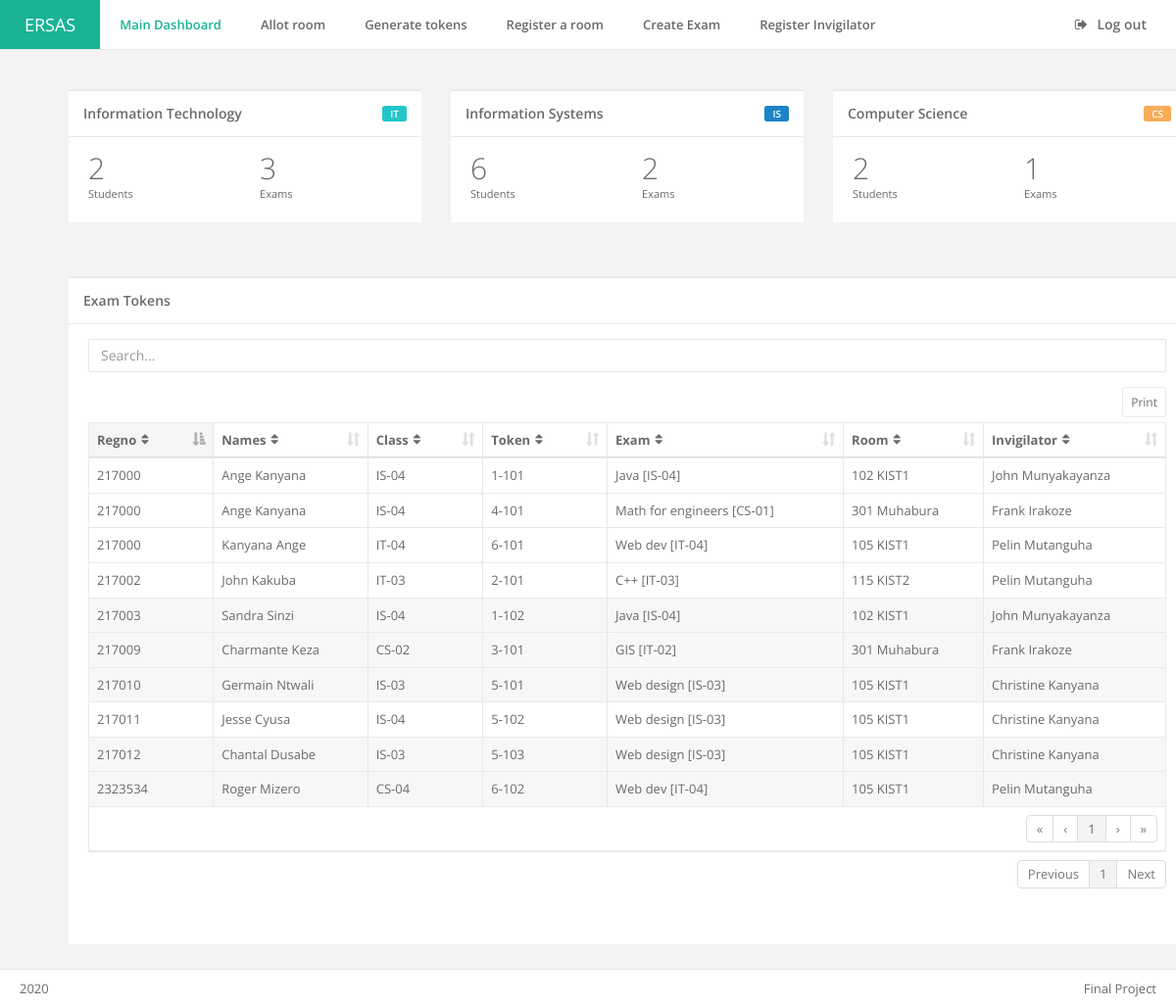
Page /admin (signed in) on the committed database.
### tables this page shows
CREATE TABLE `tbl_student` (
  `stu_id` int(11) NOT NULL,
  `firstname` varchar(255) DEFAULT NULL,
  `lastname` varchar(255) DEFAULT NULL,
  `regno` varchar(255) DEFAULT NULL,
  `dept` varchar(255) DEFAULT NULL,
  `year` varchar(255) DEFAULT NULL,
  `exam` int(255) DEFAULT NULL,
  `token` varchar(255) DEFAULT '0'
);

CREATE TABLE `tbl_exam` (
  `exam_id` int(11) NOT NULL,
  `course` varchar(255) DEFAULT NULL,
  `dept` varchar(255) DEFAULT NULL,
  `year` varchar(255) DEFAULT NULL,
  `edate` date DEFAULT NULL,
  `etime` time DEFAULT NULL
);

CREATE TABLE `tbl_room` (
  `room_id` int(11) NOT NULL,
  `location` varchar(255) DEFAULT NULL,
  `room_no` int(11) DEFAULT NULL,
  `capacity` int(11) DEFAULT NULL
);

CREATE TABLE `tbl_invigilator` (
  `invig_id` int(11) NOT NULL,
  `firstname` varchar(255) DEFAULT NULL,
  `lastname` varchar(255) DEFAULT NULL,
  `dept` varchar(255) DEFAULT NULL
);

### admin.php (the view, shortened to what this page needs)
<?php
include_once 'connection.php';
?>
<!DOCTYPE html>
<html>
<?php include_once 'head.php'; ?>
<body class="top-navigation">
    <div id="wrapper">
        <div id="page-wrapper" class="gray-bg">
            <div class="row border-bottom white-bg">
                <nav class="navbar navbar-static-top" role="navigation">
                    <div class="navbar-header">
                        <a href="admin" class="navbar-brand">ERSAS</a>
                    </div>
                    <div class="navbar-collapse collapse" id="navbar">
                        <ul class="nav navbar-nav">
                            <li class="active">
                                <a aria-expanded="false" role="button" href="admin"> Main Dashboard</a>
                            </li>
                            <li>
                                <a aria-expanded="false" role="button" href="allot_room"> Allot room</a>
                            </li>
                            <li>
                                <a aria-expanded="false" role="button" href="generate_token"> Generate tokens</a>
                            </li>
                            <li>
                                <a aria-expanded="false" role="button" href="register_room"> Register a room</a>
                            </li>
                            <li>
                                <a aria-expanded="false" role="button" href="create_exam"> Create Exam</a>
                            </li>
                            <li>
                                <a aria-expanded="false" role="button" href="register_invig"> Register Invigilator</a>
                            </li>
                        </ul>
                        <ul class="nav navbar-top-links navbar-right">
                            <li>
                                <a href="logout">
                                    <i class="fa fa-sign-out"></i> Log out
                                </a>
                            </li>
                        </ul>
                    </div>
                </nav>
            </div>
            <div class="wrapper wrapper-content">
                <div class="container">
                    <div class="row">
                        <div class="col-lg-4">
                            <div class="ibox float-e-margins">
                                <div class="ibox-title">
                                    <span class="label label-info pull-right">
                                        IT
                                    </span>
                                    <h5>Information Technology</h5>
                                </div>
                                <?php
                                $sql      = "SELECT * FROM tbl_student WHERE dept = 'IT'";
                                if ($sres = mysqli_query($conn, $sql));
                                $stot     = mysqli_num_rows($sres);
                                $sql      = "SELECT * FROM tbl_exam WHERE dept = 'IT'";
                                if ($eres = mysqli_query($conn, $sql));
                                $etot     = mysqli_num_rows($eres);
                                ?>
                                <div class="ibox-content">
                                    <div class="row">
                                        <div class="col-lg-6">
                                            <h1 class="no-margins"><?php echo $stot; ?></h1>
                                            <small>Students</small>
                                        </div>
                                        <div class="col-lg-6">
                                            <h1 class="no-margins"><?php echo $etot; ?></h1>
                                            <small>Exams</small>
                                        </div>
                                    </div>
                                </div>
                            </div>
                        </div>
                        <div class="col-lg-4">
                            <div class="ibox float-e-margins">
                                <div class="ibox-title">
                                    <span class="label label-success pull-right">
                                        IS
                                    </span>
                                    <h5>Information Systems</h5>
                                </div>
                                <?php
                                $sql      = "SELECT * FROM tbl_student WHERE dept = 'IS'";
                                if ($sres = mysqli_query($conn, $sql));
                                $stot     = mysqli_num_rows($sres);
                                $sql      = "SELECT * FROM tbl_exam WHERE dept = 'IS'";
                                if ($eres = mysqli_query($conn, $sql));
                                $etot     = mysqli_num_rows($eres);
                                ?>
                                <div class="ibox-content">
                                    <div class="row">
                                        <div class="col-lg-6">
                                            <h1 class="no-margins"><?php echo $stot; ?></h1>
                                            <small>Students</small>
                                        </div>
                                        <div class="col-lg-6">
                                            <h1 class="no-margins"><?php echo $etot; ?></h1>
                                            <small>Exams</small>
                                        </div>
                                    </div>
                                </div>
                            </div>
                        </div>
                        <div class="col-lg-4">
                            <div class="ibox float-e-margins">
                                <div class="ibox-title">
                                    <span class="label label-warning pull-right">
                                        CS
                                    </span>
                                    <h5>Computer Science</h5>
                                </div>
                                <?php
                                $sql      = "SELECT * FROM tbl_student WHERE dept = 'CS'";
                                if ($sres = mysqli_query($conn, $sql));
                                $stot     = mysqli_num_rows($sres);
                                $sql      = "SELECT * FROM tbl_exam WHERE dept = 'CS'";
                                if ($eres = mysqli_query($conn, $sql));
                                $etot     = mysqli_num_rows($eres);
                                ?>
                                <div class="ibox-content">
                                    <div class="row">
                                        <div class="col-lg-6">
                                            <h1 class="no-margins"><?php echo $stot; ?></h1>
                                            <small>Students</small>
                                        </div>
                                        <div class="col-lg-6">
                                            <h1 class="no-margins"><?php echo $etot; ?></h1>
                                            <small>Exams</small>
                                        </div>
                                    </div>
                                </div>
                            </div>
                        </div>
                    </div>
                    <div class="row m-t-lg">
                        <div class="col-lg-12">
                            <div class="ibox float-e-margins">
                                <div class="ibox-title">
                                    <h5>Exam Tokens</h5>
                                </div>
                                <div class="ibox-content">
                                    <div class="table-responsive">
                                        <input type="text" class="form-control input-md m-b" id="filter" placeholder="Search...">
                                        <table class="footable table table-bordered dataTables-example" data-page-size="10" data-filter=#filter>
                                            <thead>
                                                <tr>
                                                    <th>Regno</th>
                                                    <th>Names</th>
                                                    <th>Class</th>
                                                    <th>Token</th>
                                                    <th>Exam</th>
                                                    <th>Room</th>
                                                    <th>Invigilator</th>
                                                </tr>
                                            </thead>
                                            <tbody>
                                                <?php
                                                $query  = "SELECT * FROM tbl_student WHERE token != 0 ORDER BY exam";
                                                $result = mysqli_query($conn, $query);
                                                while ($row = mysqli_fetch_array($result)) {
                                                    $regno  = $row['regno'];
                                                    $names  = $row['firstname']." ".$row['lastname'];
                                                    $token  = $row['token'];
                                                    $exam   = $row['exam'];
                                                    $class  = $row['dept']."-0".$row['year'];
                                                    $sql1  = "SELECT * FROM tbl_allot WHERE exam = $exam";
                                                    $res1  = mysqli_query($conn, $sql1);
                                                    $row1  = mysqli_fetch_array($res1);
                                                    $room  = $row1['room'];
                                                    $invig = $row1['invig'];
                                                    $tok   = $exam."-".$token
                                                    ?>
                                                    <tr>
                                                        <td><?php echo $regno; ?></td>
                                                        <td><?php echo $names; ?></td>
                                                        <td><?php echo $class; ?></td>
                                                        <td><?php echo $tok; ?></td>
                                                        <td>
                                                            <?php
                                                            $sql  = "SELECT * FROM tbl_exam WHERE exam_id = $exam";
                                                            $res  = mysqli_query($conn, $sql);
                                                            $rows = mysqli_fetch_array($res);
                                                            echo $rows['course']." [".$rows['dept']."-0".$rows['year']."]";
                                                            ?>
                                                        </td>
                                                        <td>
                                                            <?php
                                                            $sql2 = "SELECT * FROM tbl_room WHERE room_id = $room";
                                                            $res2 = mysqli_query($conn, $sql2);
                                                            $row2 = mysqli_fetch_array($res2);
                                                            echo $row2['room_no']." ".$row2['location'];
                                                            ?>
                                                        </td>
                                                        <td>
                                                            <?php
                                                            $sql3 = "SELECT * FROM tbl_invigilator WHERE invig_id = $invig";
                                                            $res3 = mysqli_query($conn, $sql3);
                                                            $row3 = mysqli_fetch_array($res3);
                                                            echo $row3['firstname']." ".$row3['lastname'];
                                                            ?>
                                                        </td>
                                                    </tr>
                                                <?php } ?>
                                            </tbody>
                                            <tfoot>
                                                <tr>
                                                    <td colspan="7">
                                                        <ul class="pagination pull-right"></ul>
                                                    </td>
                                                </tr>
                                            </tfoot>
                                        </table>
                                    </div>
                                </div>
                            </div>
                        </div>
                    </div>
                </div>
                <?php include_once 'footer.php'; ?>

### head.php (shortened to what this page needs)
<head>
    <link href="css/bootstrap.min.css" rel="stylesheet">
    <link href="font-awesome/css/font-awesome.css" rel="stylesheet">
    <link href="css/animate.css" rel="stylesheet">
    <link href="css/style.css" rel="stylesheet">
    <link href="css/plugins/footable/footable.core.css" rel="stylesheet">
    <link href="css/plugins/dataTables/datatables.min.css" rel="stylesheet">
    <link href="css/plugins/textSpinners/spinners.css" rel="stylesheet">
    <link href="css/plugins/jasny/jasny-bootstrap.min.css" rel="stylesheet">
</head>

### footer.php (shortened to what this page needs)
<div class="footer">
                    <div class="pull-right">
                        Final Project
                    </div>
                    <div>
                        2020
                    </div>
                </div>
            </div>
        </div>
    </body>
</html>

### rows in the picture
tbl_student: regno "217000", names "Ange Kanyana", class "IS-04", tok "1-101", tbl_exam.course "Java", tbl_exam.dept "IS", tbl_exam.year "4", tbl_room.room_no "102", tbl_room.location "KIST1", tbl_invigilator.firstname "John", tbl_invigilator.lastname "Munyakayanza"
tbl_student: regno "217003", names "Sandra Sinzi", class "IS-04", tok "1-102", tbl_exam.course "Java", tbl_exam.dept "IS", tbl_exam.year "4", tbl_room.room_no "102", tbl_room.location "KIST1", tbl_invigilator.firstname "John", tbl_invigilator.lastname "Munyakayanza"
tbl_student: regno "217002", names "John Kakuba", class "IT-03", tok "2-101", tbl_exam.course "C++", tbl_exam.dept "IT", tbl_exam.year "3", tbl_room.room_no "115", tbl_room.location "KIST2", tbl_invigilator.firstname "Pelin", tbl_invigilator.lastname "Mutanguha"
tbl_student: regno "217009", names "Charmante Keza", class "CS-02", tok "3-101", tbl_exam.course "GIS", tbl_exam.dept "IT", tbl_exam.year "2", tbl_room.room_no "301", tbl_room.location "Muhabura", tbl_invigilator.firstname "Frank", tbl_invigilator.lastname "Irakoze"
tbl_student: regno "217000", names "Ange Kanyana", class "IS-04", tok "4-101", tbl_exam.course "Math for engineers", tbl_exam.dept "CS", tbl_exam.year "1", tbl_room.room_no "301", tbl_room.location "Muhabura", tbl_invigilator.firstname "Frank", tbl_invigilator.lastname "Irakoze"
tbl_student: regno "217010", names "Germain Ntwali", class "IS-03", tok "5-101", tbl_exam.course "Web design", tbl_exam.dept "IS", tbl_exam.year "3", tbl_room.room_no "105", tbl_room.location "KIST1", tbl_invigilator.firstname "Christine", tbl_invigilator.lastname "Kanyana"
tbl_student: regno "217011", names "Jesse Cyusa", class "IS-04", tok "5-102", tbl_exam.course "Web design", tbl_exam.dept "IS", tbl_exam.year "3", tbl_room.room_no "105", tbl_room.location "KIST1", tbl_invigilator.firstname "Christine", tbl_invigilator.lastname "Kanyana"
tbl_student: regno "217012", names "Chantal Dusabe", class "IS-03", tok "5-103", tbl_exam.course "Web design", tbl_exam.dept "IS", tbl_exam.year "3", tbl_room.room_no "105", tbl_room.location "KIST1", tbl_invigilator.firstname "Christine", tbl_invigilator.lastname "Kanyana"
tbl_student: regno "217000", names "Kanyana Ange", class "IT-04", tok "6-101", tbl_exam.course "Web dev", tbl_exam.dept "IT", tbl_exam.year "4", tbl_room.room_no "105", tbl_room.location "KIST1", tbl_invigilator.firstname "Pelin", tbl_invigilator.lastname "Mutanguha"
tbl_student: regno "2323534", names "Roger Mizero", class "CS-04", tok "6-102", tbl_exam.course "Web dev", tbl_exam.dept "IT", tbl_exam.year "4", tbl_room.room_no "105", tbl_room.location "KIST1", tbl_invigilator.firstname "Pelin", tbl_invigilator.lastname "Mutanguha"

### other values in the picture
$stot "2"
$etot "3"
$stot "6"
$etot "2"
$etot "1"
